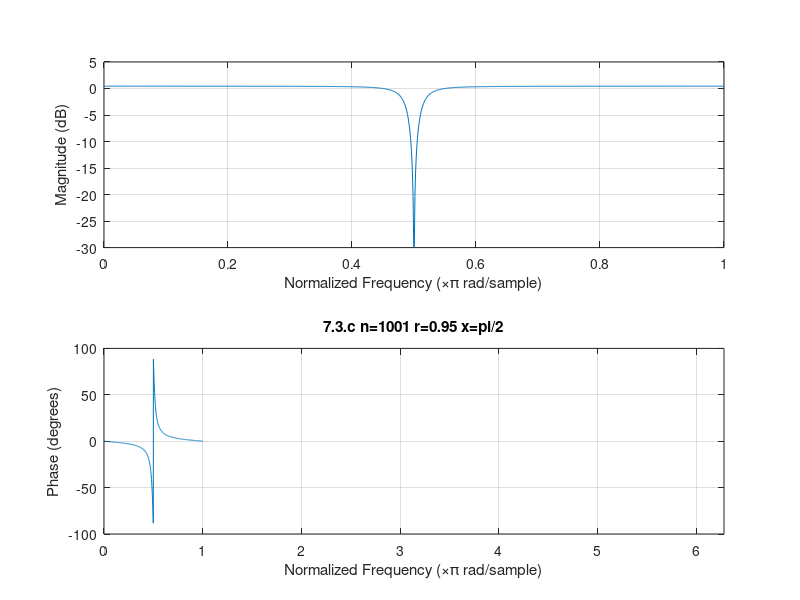

MATLAB code to generate this figure:
%----------freqz()----------------
%-------r=0.95 x=pi/2------------- 
x=pi/2;
y=2*cos(x);
r=0.95;

a=[1 -y*r r*r];
b=[1 -y 1];

freqz(b,a,1001);
xlim([0,2*pi]);
title('7.3.c n=1001 r=0.95 x=pi/2');